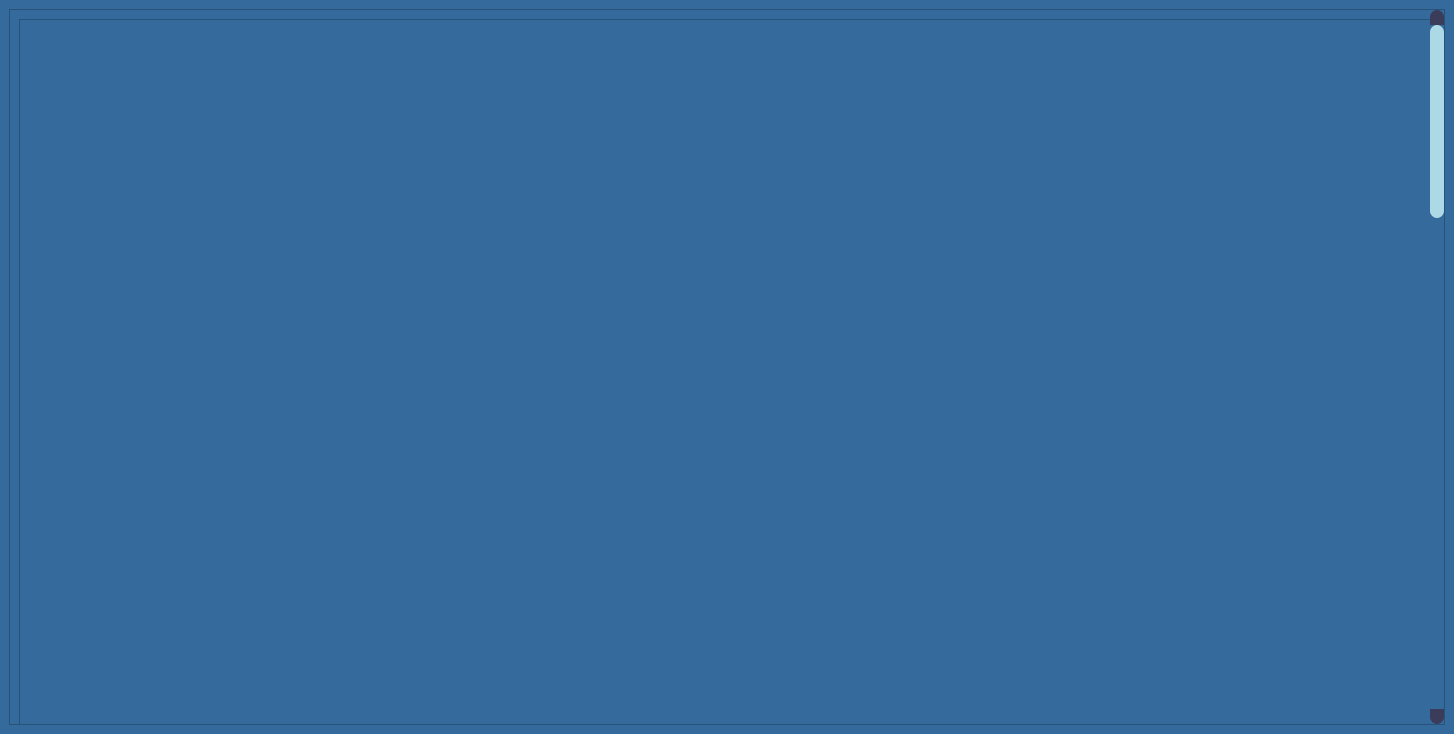
<?xml version="1.0" encoding="UTF-8"?>
<ui version="4.0">
 <class>MainWindow</class>
 <widget class="QMainWindow" name="MainWindow">
  <property name="geometry">
   <rect>
    <x>0</x>
    <y>0</y>
    <width>1454</width>
    <height>734</height>
   </rect>
  </property>
  <property name="windowTitle">
   <string>MainWindow</string>
  </property>
  <property name="styleSheet">
   <string notr="true">
QPushButton
{
    background-color: #444;
    border: 2px solid #666;
    color: #fff;
    border-radius: 3px;
    padding: 4px;
}

QPushButton:hover
{
    background-color: #666;
    border: 2px solid #aaa;
}

QPushButton:disabled
{
    background-color: #111;
    border: 2px solid #222;
    color: #888;
}

/* VERTICAL SCROLLBAR */
 QScrollBar:vertical {
	border: none;
    background: rgb(45, 45, 68);
    width: 14px;
    margin: 15px 0 15px 0;
	border-radius: 0px;
 }

/*  HANDLE BAR VERTICAL */
QScrollBar::handle:vertical {	
	background-color: 	#ADD8E6;
	min-height: 30px;
	border-radius: 7px;
}
QScrollBar::handle:vertical:hover{	
	background-color: #F0FFFF;
}
QScrollBar::handle:vertical:pressed {	
	background-color: 	#F0FFFF;
}

/* BTN TOP - SCROLLBAR */
QScrollBar::sub-line:vertical {
	border: none;
	background-color: rgb(59, 59, 90);
	height: 15px;
	border-top-left-radius: 7px;
	border-top-right-radius: 7px;
	subcontrol-position: top;
	subcontrol-origin: margin;
}
QScrollBar::sub-line:vertical:hover {	
	background-color: rgb(255, 0, 127);
}
QScrollBar::sub-line:vertical:pressed {	
	background-color: rgb(185, 0, 92);
}

/* BTN BOTTOM - SCROLLBAR */
QScrollBar::add-line:vertical {
	border: none;
	background-color: rgb(59, 59, 90);
	height: 15px;
	border-bottom-left-radius: 7px;
	border-bottom-right-radius: 7px;
	subcontrol-position: bottom;
	subcontrol-origin: margin;
}
QScrollBar::add-line:vertical:hover {	
	background-color: rgb(255, 0, 127);
}
QScrollBar::add-line:vertical:pressed {	
	background-color: rgb(185, 0, 92);
}

/* RESET ARROW */
QScrollBar::up-arrow:vertical, QScrollBar::down-arrow:vertical {
	background: none;
}
QScrollBar::add-page:vertical, QScrollBar::sub-page:vertical {
	background: none;
}

/*  HANDLE BAR HORIZONTAL */
QScrollBar:horizontal {
	border: none;
    background: rgb(45, 45, 68);
    width: 14px;
    margin: 15px 0 15px 0;
	border-radius: 0px;
   
}

QScrollBar::handle:horizontal:hover{	
	background-color: #F0FFFF;
}
QScrollBar::handle:horizontal:pressed {	
	background-color: 	#F0FFFF;
}

QScrollBar::add-line:horizontal {
    
}
QScrollBar::sub-line:horizontal {
    
}
QScrollBar::up-arrow:horizontal, QScrollBar::down-arrow:horizontal
{

}
QScrollBar::add-page:horizontal, QScrollBar::sub-page:horizontal
{
}</string>
  </property>
  <widget class="QWidget" name="centralwidget">
   <property name="styleSheet">
    <string notr="true">background-color: #356a9c;</string>
   </property>
   <layout class="QVBoxLayout" name="verticalLayout">
    <item>
     <widget class="QScrollArea" name="scrollArea">
      <property name="widgetResizable">
       <bool>true</bool>
      </property>
      <widget class="QWidget" name="scrollAreaWidgetContents">
       <property name="geometry">
        <rect>
         <x>0</x>
         <y>-607</y>
         <width>2518</width>
         <height>2518</height>
        </rect>
       </property>
       <layout class="QVBoxLayout" name="verticalLayout_2">
        <item>
         <widget class="QFrame" name="frame">
          <property name="minimumSize">
           <size>
            <width>2500</width>
            <height>2500</height>
           </size>
          </property>
          <property name="frameShape">
           <enum>QFrame::StyledPanel</enum>
          </property>
          <property name="frameShadow">
           <enum>QFrame::Raised</enum>
          </property>
         </widget>
        </item>
       </layout>
      </widget>
     </widget>
    </item>
   </layout>
  </widget>
 </widget>
 <resources/>
 <connections/>
</ui>
